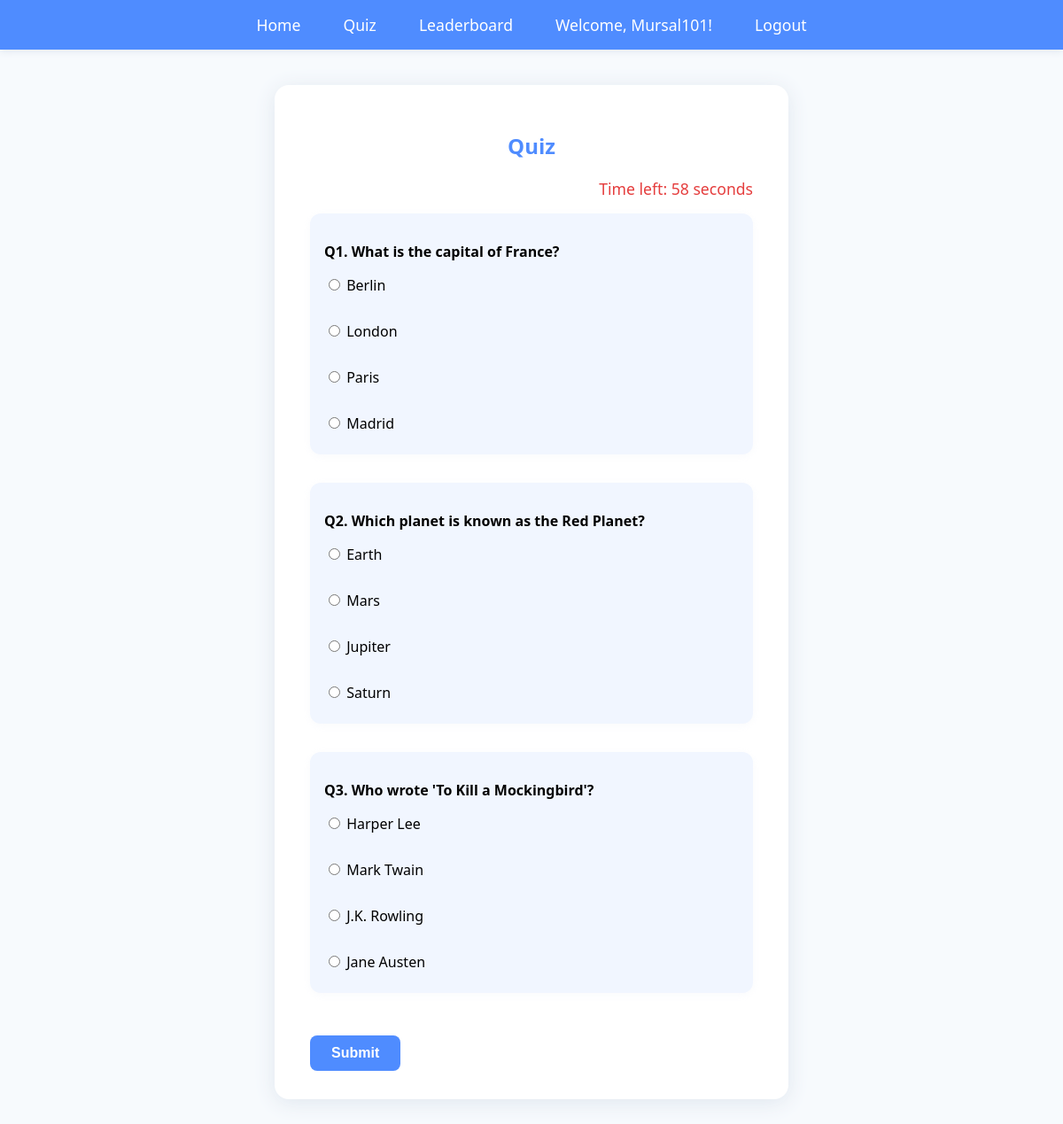
Page /quiz (signed in) on the committed database.
### tables this page shows
CREATE TABLE questions (
            id INTEGER PRIMARY KEY AUTOINCREMENT,
            question TEXT NOT NULL,
            option1 TEXT NOT NULL,
            option2 TEXT NOT NULL,
            option3 TEXT NOT NULL,
            option4 TEXT NOT NULL,
            answer INTEGER NOT NULL
        );

### app.py (the view, shortened to what this page needs)
@app.route('/quiz', methods=['GET', 'POST'])
def quiz():
    if 'user_id' not in session:
        return redirect(url_for('login'))
    db = get_db()
    questions = query_db('SELECT * FROM questions')
    return render_template('quiz.html', questions=questions)

### app.py (called while the page is built)
def get_db():
    db = getattr(g, '_database', None)
    if db is None:
        db = g._database = sqlite3.connect(DATABASE)
    return db

def query_db(query, args=(), one=False):
    cur = get_db().execute(query, args)
    rv = cur.fetchall()
    cur.close()
    return (rv[0] if rv else None) if one else rv

@app.teardown_appcontext
def close_connection(exception):
    db = getattr(g, '_database', None)
    if db is not None:
        db.close()

### quiz-app/templates/quiz.html
{% extends 'base.html' %}
{% block content %}
<h2>Quiz</h2>
<form method="post" id="quiz-form">
    <div id="timer">Time left: <span id="time">60</span> seconds</div>
    {% for q in questions %}
    <div class="question-block">
        <p><b>Q{{ loop.index }}. {{ q[1] }}</b></p>
        <div class="options">
            <label><input type="radio" name="q{{ q[0] }}" value="1"> {{ q[2] }}</label><br>
            <label><input type="radio" name="q{{ q[0] }}" value="2"> {{ q[3] }}</label><br>
            <label><input type="radio" name="q{{ q[0] }}" value="3"> {{ q[4] }}</label><br>
            <label><input type="radio" name="q{{ q[0] }}" value="4"> {{ q[5] }}</label>
        </div>
    </div>
    {% endfor %}
    <button type="submit" class="btn">Submit</button>
</form>
{% endblock %}

### quiz-app/static/style.css (style rules this page uses)
body { background: #f7fafd; font-family: 'Segoe UI', Arial, sans-serif; margin: 0; padding: 0; }
h1, h2 { text-align: center; color: #4f8cff; }
.btn { background: #4f8cff; color: #fff; border: none; border-radius: 8px; padding: 0.7rem 1.5rem; font-size: 1rem; font-weight: 600; cursor: pointer; margin-top: 1rem; transition: background 0.2s; }
.question-block { margin-bottom: 2rem; padding: 1rem; background: #f1f6ff; border-radius: 12px; box-shadow: 0 2px 8px #e0e7ef33; }
.options label { display: block; margin-bottom: 0.5rem; cursor: pointer; }
#timer { text-align: right; font-size: 1.1rem; color: #e53e3e; margin-bottom: 1rem; }

### rows in the picture
questions: question "What is the capital of France?", option1 "Berlin", option2 "London", option3 "Paris", option4 "Madrid"
questions: question "Which planet is known as the Red Planet?", option1 "Earth", option2 "Mars", option3 "Jupiter", option4 "Saturn"
questions: question "Who wrote 'To Kill a Mockingbird'?", option1 "Harper Lee", option2 "Mark Twain", option3 "J.K. Rowling", option4 "Jane Austen"

### other values in the picture
{{ session['username'] }} "Mursal101"
